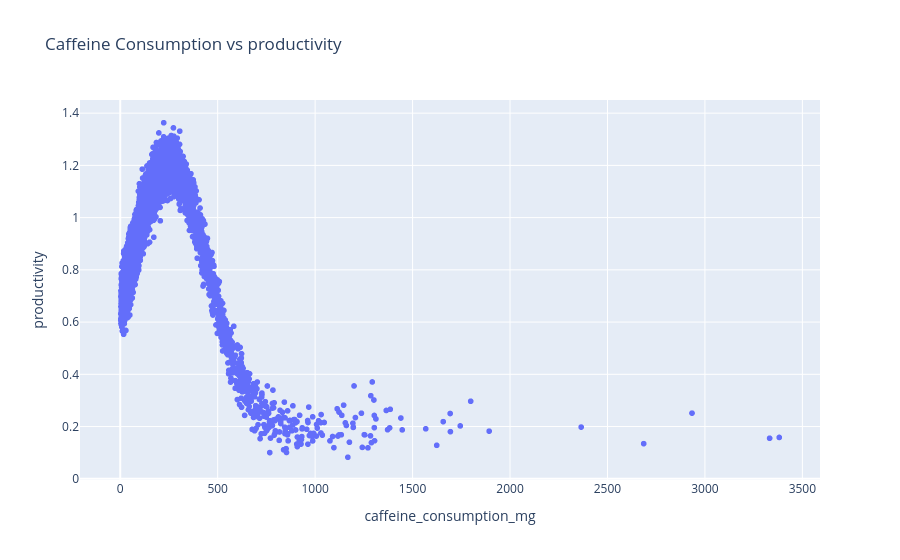
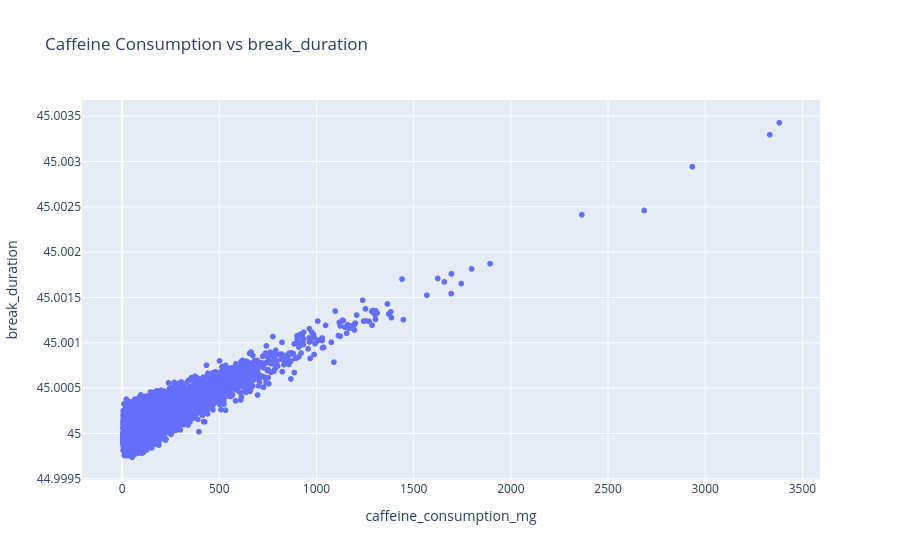
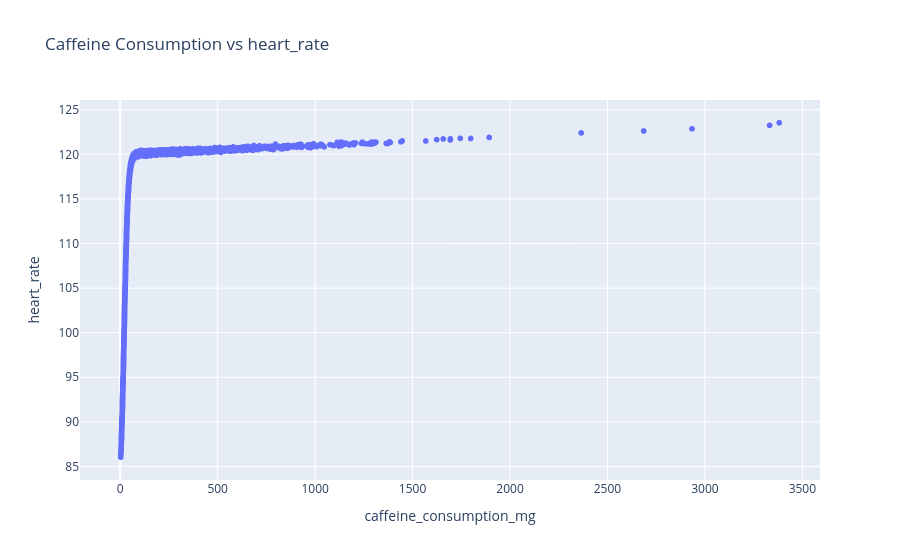

The notebook cell saved with these charts, in order:
### Markdown cell above
### (e) Observe the correlation values and try to interprete the relation between the variables
- Looking at Pearson correlation we can observe that the biggest correlation is between caffeine consumption and break duration (0.88). Also, heart rate is almost equally correlated with caffeine consumption, productivity and break duration (0.32-0.43). Productivity and coffeine consumption are the less correlated (-0.16) as well as break duration and productivity (-0.14)

- Looking at Spearman correlation, we can have some more details about those correlations. For instance, heart rate highly increases when caffeine consumption increases (0.96). As for break duration and productivity, they are quite correlated too (0.64) but less than two previous variables. The less correlated variables are break duration and productivity (0.34).

### Code cell
y_vars = coffee.drop(columns=['caffeine_consumption_mg']).columns
for y_var in y_vars:
    fig = px.scatter(coffee, x='caffeine_consumption_mg', y=y_var, title=f"Caffeine Consumption vs {y_var}")
    fig.show()
    # plt.show()
    # px.scatter(coffee, x='caffeine_consumption_mg', y='break_duration')
    # # plt.show()
    # px.scatter(coffee, x='caffeine_consumption_mg', y='heart_rate')

### Figure 1 — Plotly figure (JSON) as saved in the notebook; plotly's stock layout.template omitted (floating-point values rounded to 4 significant figures; data arrays with more than 128 entries replaced by an {"elided": "..."} marker saying what was removed)
{"data": [{"hovertemplate": "caffeine_consumption_mg=%{x}<br>productivity=%{y}<extra></extra>", "legendgroup": "", "marker": {"color": "#636efa", "symbol": "circle"}, "mode": "markers", "name": "", "showlegend": false, "type": "scattergl", "x": {"elided": "10000 float values"}, "xaxis": "x", "y": {"elided": "10000 float values"}, "yaxis": "y"}], "layout": {"legend": {"tracegroupgap": 0}, "title": {"text": "Caffeine Consumption vs productivity"}, "xaxis": {"anchor": "y", "domain": [0, 1], "title": {"text": "caffeine_consumption_mg"}}, "yaxis": {"anchor": "x", "domain": [0, 1], "title": {"text": "productivity"}}}}

### Figure 2 — Plotly figure (JSON) as saved in the notebook; plotly's stock layout.template omitted (floating-point values rounded to 4 significant figures; data arrays with more than 128 entries replaced by an {"elided": "..."} marker saying what was removed)
{"data": [{"hovertemplate": "caffeine_consumption_mg=%{x}<br>break_duration=%{y}<extra></extra>", "legendgroup": "", "marker": {"color": "#636efa", "symbol": "circle"}, "mode": "markers", "name": "", "showlegend": false, "type": "scattergl", "x": {"elided": "10000 float values"}, "xaxis": "x", "y": {"elided": "10000 float values"}, "yaxis": "y"}], "layout": {"legend": {"tracegroupgap": 0}, "title": {"text": "Caffeine Consumption vs break_duration"}, "xaxis": {"anchor": "y", "domain": [0, 1], "title": {"text": "caffeine_consumption_mg"}}, "yaxis": {"anchor": "x", "domain": [0, 1], "title": {"text": "break_duration"}}}}

### Figure 3 — Plotly figure (JSON) as saved in the notebook; plotly's stock layout.template omitted (floating-point values rounded to 4 significant figures; data arrays with more than 128 entries replaced by an {"elided": "..."} marker saying what was removed)
{"data": [{"hovertemplate": "caffeine_consumption_mg=%{x}<br>heart_rate=%{y}<extra></extra>", "legendgroup": "", "marker": {"color": "#636efa", "symbol": "circle"}, "mode": "markers", "name": "", "showlegend": false, "type": "scattergl", "x": {"elided": "10000 float values"}, "xaxis": "x", "y": {"elided": "10000 float values"}, "yaxis": "y"}], "layout": {"legend": {"tracegroupgap": 0}, "title": {"text": "Caffeine Consumption vs heart_rate"}, "xaxis": {"anchor": "y", "domain": [0, 1], "title": {"text": "caffeine_consumption_mg"}}, "yaxis": {"anchor": "x", "domain": [0, 1], "title": {"text": "heart_rate"}}}}
